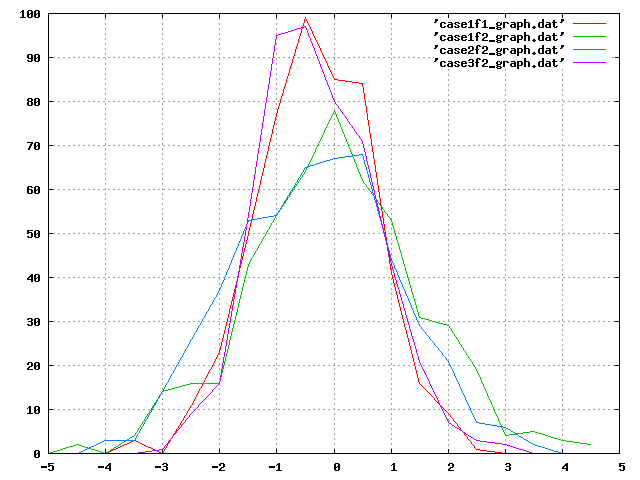

The gnuplot source for this figure:
set grid
set terminal png
set output "distr1d_cases123.png"
plot 'case1f1_graph.dat' w l, 'case1f2_graph.dat' w l, 'case2f2_graph.dat' w l, 'case3f2_graph.dat' w l
